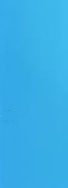
#> input picture data/model_data-after-fix/33_exact_shape.png, 68 x 188 px, found by its file name
$ python sofucj.py
#> lines starting #> are read from the running program, lines starting #| are printed output that depends on the picture; after the words box and inside, x2 and y2 are one past the last pixel; in counts of white or black regions, pixels touching at a corner belong together
#!/usr/bin/env python3
# -- coding: utf-8 --
"""
Created on Sun Jun  8 23:57:26 2025
@author: noob
"""

import cv2
import numpy as np
import matplotlib.pyplot as plt

# تحميل الصورة
image = cv2.imread('/home/noob/koty/new_before_last/project-ano/model_deployment/cropped_outputs_cropped_10_percent/33_exact_shape.png')
#> image is the input picture: shape (188, 68, 3); mean B, G, R 231, 174.8, 56.4

# التأكد من تحميل الصورة
if image is None:
    raise FileNotFoundError("لم يتم العثور على الصورة. تحقق من المسار.")

# تحويل الصورة إلى رمادي
gray = cv2.cvtColor(image, cv2.COLOR_BGR2GRAY)
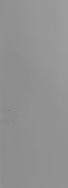
#> gray: shape (188, 68); min 127, max 157, mean 145.8

# تحديد النقاط البيضاء (قيمة سطوع عالية)
_, thresh = cv2.threshold(gray, 100, 255, cv2.THRESH_BINARY)
#> thresh: shape (188, 68); every value is 255

# إيجاد المؤشرات للنقاط البيضاء
points = np.column_stack(np.where(thresh == 255))
#> points = 12784 pairs, first value 0 to 187, second value 0 to 67

# حساب اللون المتوسط واستبدال النقاط البيضاء
if points.size > 0:
    mask_poly = np.zeros(image.shape[:2], dtype=np.uint8)
    cv2.fillPoly(mask_poly, [points], 255)
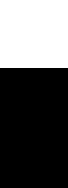
#> mask_poly: shape (188, 68); 36.2% white; 1 white region, box (x1, y1, x2, y2) and area: (0, 0, 68, 68) 4624

    # حساب اللون المتوسط من المناطق المحيطة
    mean_color = cv2.mean(image, mask=mask_poly)[:3]
#> mean_color = (232.6, 178.7, 58.4)

    # تحضير قناع لـ floodFill (بحجم أكبر بـ2)
    h, w = image.shape[:2]
#> h = 188; w = 68
    flood_mask = np.zeros((h + 2, w + 2), dtype=np.uint8)

    # تغيير كل نقطة بيضاء إلى اللون المتوسط باستخدام floodFill
    for point in points:
        cv2.floodFill(image, flood_mask, tuple(point[::-1]), mean_color, flags=cv2.FLOODFILL_FIXED_RANGE)
#> this loop made 12784 passes
#> point on passes 1 to 3: [0, 0], [0, 1], [0, 2]


# تحويل الصورة إلى RGB لعرضها بـ matplotlib
image_rgb = cv2.cvtColor(image, cv2.COLOR_BGR2RGB)

# عرض الصورة باستخدام matplotlib
plt.figure(figsize=(10, 8))
plt.imshow(image_rgb)
plt.title('Modified Image')
plt.axis('off')
plt.show()


plt.figure(figsize=(10, 8))
plt.imshow(gray, cmap='gray')
plt.title('Original Grayscale')
plt.axis('off')
# =============================================================================
# import cv2
# import matplotlib.pyplot as plt
#
# # Load the original image
# image = cv2.imread('/home/noob/koty/new_before_last/project-ano/predictions-stage2/enhanced/33_exact_shape_enhanced.png')
#
# if image is None:
#     raise FileNotFoundError("Image not found. Please check the path.")
#
# # Convert to grayscale
# gray = cv2.cvtColor(image, cv2.COLOR_BGR2GRAY)
#
# # Show the grayscale image
# plt.figure(figsize=(8, 6))
# plt.imshow(gray, cmap='gray')
# plt.title('Grayscale Image')
# plt.axis('off')
# plt.show()
#
#
# =============================================================================

$ run again, with data/model_data-after-fix/11_exact_shape.png copied over data/model_data-after-fix/33_exact_shape.png
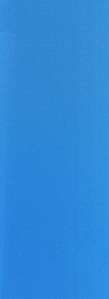
#> input picture data/model_data-after-fix/11_exact_shape.png, 109 x 299 px, found by its file name
#> image is the input picture: shape (299, 109, 3); mean B, G, R 215.7, 137.2, 46.7
#> `gray = cv2.cvtColor(image, cv2.COLOR_BGR2GRAY)`:
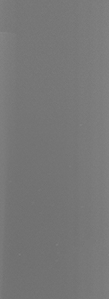
#> gray: shape (299, 109); min 109, max 134, mean 119
#> thresh: shape (299, 109); every value is 255
#> points = 32591 pairs, first value 0 to 298, second value 0 to 108
#> `cv2.fillPoly(mask_poly, [points], 255)`:
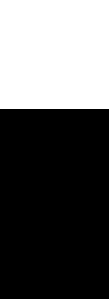
#> mask_poly: shape (299, 109); 36.5% white; 1 white region, box (x1, y1, x2, y2) and area: (0, 0, 109, 109) 11881
#> mean_color = (211.7, 139, 52.17)
#> the loop `for point in points:` made 32591 passes
#> point on passes 1 to 3: [0, 0], [0, 1], [0, 2]

$ run again, with data/model_data-after-fix/12_exact_shape.png copied over data/model_data-after-fix/33_exact_shape.png
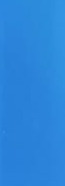
#> input picture data/model_data-after-fix/12_exact_shape.png, 65 x 186 px, found by its file name
#> image is the input picture: shape (186, 65, 3); mean B, G, R 218.9, 133.7, 43.2
#> `gray = cv2.cvtColor(image, cv2.COLOR_BGR2GRAY)`:
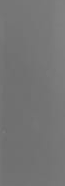
#> gray: shape (186, 65); min 108, max 129, mean 116.5
#> thresh: shape (186, 65); every value is 255
#> points = 12090 pairs, first value 0 to 185, second value 0 to 64
#> `cv2.fillPoly(mask_poly, [points], 255)`:
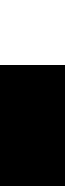
#> mask_poly: shape (186, 65); 34.9% white; 1 white region, box (x1, y1, x2, y2) and area: (0, 0, 65, 65) 4225
#> mean_color = (220.2, 137.8, 44.38)
#> the loop `for point in points:` made 12090 passes
#> point on passes 1 to 3: [0, 0], [0, 1], [0, 2]

$ run again, with data/model_data-after-fix/14_exact_shape.png copied over data/model_data-after-fix/33_exact_shape.png
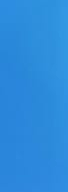
#> input picture data/model_data-after-fix/14_exact_shape.png, 68 x 192 px, found by its file name
#> image is the input picture: shape (192, 68, 3); mean B, G, R 220.4, 139.1, 44.3
#> `gray = cv2.cvtColor(image, cv2.COLOR_BGR2GRAY)`:
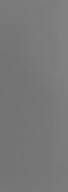
#> gray: shape (192, 68); min 114, max 130, mean 120
#> thresh: shape (192, 68); every value is 255
#> points = 13056 pairs, first value 0 to 191, second value 0 to 67
#> `cv2.fillPoly(mask_poly, [points], 255)`:
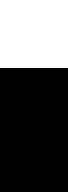
#> mask_poly: shape (192, 68); 35.4% white; 1 white region, box (x1, y1, x2, y2) and area: (0, 0, 68, 68) 4624
#> mean_color = (221, 142.5, 45.03)
#> the loop `for point in points:` made 13056 passes
#> point on passes 1 to 3: [0, 0], [0, 1], [0, 2]
